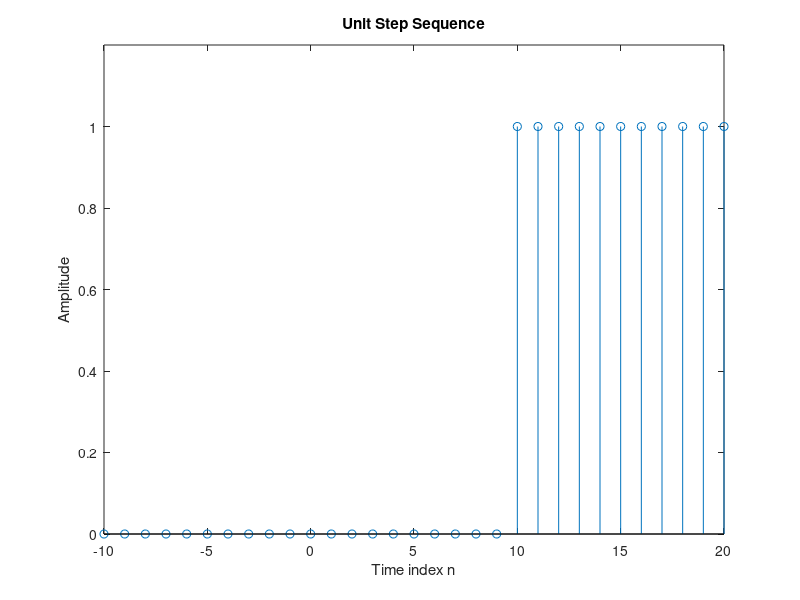

Write the MATLAB code that produced this figure.
%Please use Matlab command to generate this step sequence with a delay of 10 samples
%Generate a unit sample sequence
clf;
% Generate a vector from -10 to 20
n = -10:20;
% Generate the unit sample sequence
u = [zeros(1,10) 1 zeros(1,20)]; % Fill up the blank
% Plot the unit sample sequence
stem(n,u);
xlabel('Time index n');
ylabel('Amplitude');
title('Unit Sample Sequence');
axis([-10 20 0 1.2]);

% Plot the unit step sequence
u_step = [zeros(1,20) ones(1,11)];
stem(n,u_step);
xlabel('Time index n');
ylabel('Amplitude');
title('Unit Step Sequence');
axis([-10 20 0 1.2]);
